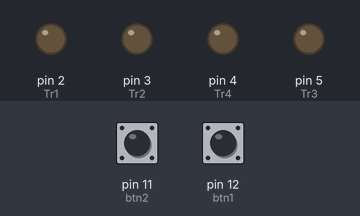
A sketch run on a simulated Arduino Uno, built with avr-gcc and run on an emulated ATmega328P. On the bench: output pins drawn as LEDs (lit = HIGH). Inputs (shaded band) come from the test bench; at power-on: pin 11 (btn2) HIGH, pin 12 (btn1) LOW.

Above: at 1.2 s.
1.3 s: pin 11 (btn2) pulled LOW for 0.15 s
At 1.37 s:
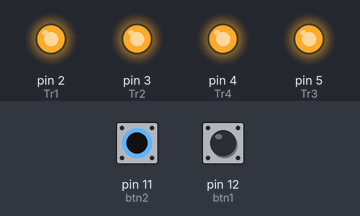
2.9 s: pin 11 (btn2) pulled LOW for 3.2 s
At 7.1 s:
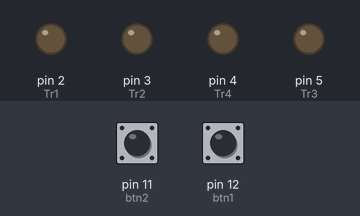
Timing chart, 0 to 8.6 s (numbered marks = the images above; inputs shaded):
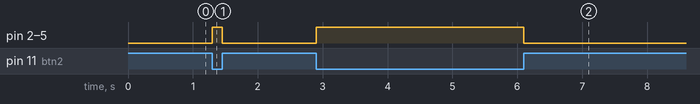

Measured:
- after the input at 1.3 s, pin 2 (Tr1), pin 3 (Tr2), pin 4 (Tr4), pin 5 (Tr3): LOW → HIGH at once, → LOW 0.15 s later
- after the input at 2.9 s, pin 2 (Tr1), pin 3 (Tr2), pin 4 (Tr4), pin 5 (Tr3): LOW → HIGH at once, → LOW 3.2 s later

The sketch:

VideoSlider.ino
```cpp
int btn1 = 12;
int btn2 = 11;
int Tr1 = 2;
int Tr2 = 3;
int Tr4 = 4;
int Tr3 = 5;
bool Button1State;
bool Button2State;
int Tr11 = 6;
int Tr21 = 7;
int Tr41 = 8;
int Tr31 = 9;


void setup() {
  pinMode (btn1, INPUT);
  pinMode (btn2, INPUT);
  pinMode (Tr1,OUTPUT);
  pinMode (Tr2,OUTPUT);
  pinMode (Tr3,OUTPUT);
  pinMode (Tr4,OUTPUT);
 // pinMode (Tr11,OUTPUT);
 // pinMode (Tr21,OUTPUT);
 // pinMode (Tr31,OUTPUT);
 // pinMode (Tr41,OUTPUT);
 //digitalWrite(Tr2,LOW);
 //digitalWrite(Tr3,LOW);
 //digitalWrite(Tr1,LOW);
 //digitalWrite(Tr4,LOW);
}

 void loop() {

 // digitalWrite(Tr1,HIGH);
  //digitalWrite(Tr4,HIGH);
  // digitalWrite(Tr2,HIGH);
 // digitalWrite(Tr3,HIGH);

int Button1State = digitalRead(btn1);
int Button2State = digitalRead(btn2);


 if(Button2State==LOW)
 {
  digitalWrite(Tr2,HIGH);
  digitalWrite(Tr3,HIGH);
  //digitalWrite(Tr1,LOW);
 // digitalWrite(Tr4,LOW);
 }
 else{
   digitalWrite(Tr2,LOW);
   digitalWrite(Tr3,LOW);
 }

 if(Button2State==LOW)
 {
  digitalWrite(Tr1,HIGH);
  digitalWrite(Tr4,HIGH);
  //digitalWrite(Tr2,LOW);
  //digitalWrite(Tr3,LOW);
 }
 else{
   digitalWrite(Tr1,LOW);
   digitalWrite(Tr4,LOW);
 }


}
```
